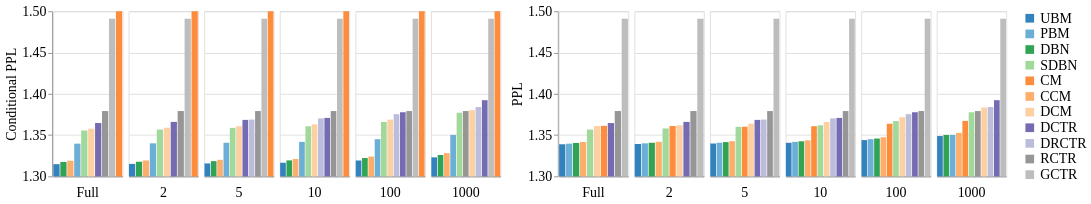

Source (notebook cell):
### Code cell
filtered_df = df[df.embedding == "Hashing Trick"]

chart_config = {
    "width": 80,
    "height": 190,
    "title": ""
}

def create_chart(y_field, y_title):
    """Create a bar chart with specified y-field and title."""
    return alt.Chart(filtered_df, **chart_config).mark_bar().encode(
        column=alt.Column(
            "compression_rate", 
            title="", 
            sort=["Full", "2", "5", "10", "100", "1000"], 
            spacing=5, 
            header=alt.Header(titleOrient='bottom', labelOrient='bottom')
        ),
        x=alt.X("model", sort="y", title="").axis(labels=False, ticks=False),
        y=alt.Y(y_field, title=y_title).scale(domain=(1.3, 1.5), clamp=True),
        color=alt.Color("model:N", title="", sort=sort_by).scale(range=["#3182bd", "#6baed6", "#31a354", "#a1d99b", "#fd8d3c", "#fdae6b", "#fdd0a2", "#756bb1", "#bcbddc", "#969696", "#bdbdbd"]),
    ).resolve_scale(x="independent", y="shared")

cond_ppl = create_chart("mean(test_cond_ppl)", "Conditional PPL")
ppl = create_chart("mean(test_ppl)", "PPL")

chart = (cond_ppl | ppl).configure_concat(spacing=10)
chart

### Figure 1 — Vega-Lite specification as saved in the notebook (floating-point values rounded to 4 significant figures; data arrays with more than 128 entries replaced by an {"elided": "..."} marker saying what was removed)
{"config": {"title": {"font": "serif", "fontWeight": "normal", "fontSize": 16}, "axis": {"titleFont": "serif", "titleFontWeight": "normal", "titleFontSize": 16, "labelFont": "serif", "labelFontWeight": "normal", "labelFontSize": 16}, "headerColumn": {"titleFont": "serif", "titleFontWeight": "normal", "titleFontSize": 16, "labelFont": "serif", "labelFontWeight": "normal", "labelFontSize": 16}, "headerRow": {"titleFont": "serif", "titleFontWeight": "normal", "titleFontSize": 16, "labelFont": "serif", "labelFontWeight": "normal", "labelFontSize": 16}, "legend": {"titleFont": "serif", "titleFontWeight": "normal", "titleFontSize": 16, "labelFont": "serif", "labelFontWeight": "normal", "labelFontSize": 16}, "text": {"font": "serif", "fontSize": 14}, "concat": {"spacing": 10}}, "hconcat": [{"mark": {"type": "bar"}, "encoding": {"color": {"field": "model", "scale": {"range": ["#3182bd", "#6baed6", "#31a354", "#a1d99b", "#fd8d3c", "#fdae6b", "#fdd0a2", "#756bb1", "#bcbddc", "#969696", "#bdbdbd"]}, "sort": ["UBM", "PBM", "DBN", "SDBN", "CM", "CCM", "DCM", "DCTR", "DRCTR", "RCTR", "GCTR"], "title": "", "type": "nominal"}, "column": {"field": "compression_rate", "header": {"labelOrient": "bottom", "titleOrient": "bottom"}, "sort": ["Full", "2", "5", "10", "100", "1000"], "spacing": 5, "title": "", "type": "nominal"}, "x": {"axis": {"labels": false, "ticks": false}, "field": "model", "sort": "y", "title": "", "type": "nominal"}, "y": {"aggregate": "mean", "field": "test_cond_ppl", "scale": {"domain": [1.3, 1.5], "clamp": true}, "title": "Conditional PPL", "type": "quantitative"}}, "height": 190, "resolve": {"scale": {"x": "independent", "y": "shared"}}, "title": "", "width": 80}, {"mark": {"type": "bar"}, "encoding": {"color": {"field": "model", "scale": {"range": ["#3182bd", "#6baed6", "#31a354", "#a1d99b", "#fd8d3c", "#fdae6b", "#fdd0a2", "#756bb1", "#bcbddc", "#969696", "#bdbdbd"]}, "sort": ["UBM", "PBM", "DBN", "SDBN", "CM", "CCM", "DCM", "DCTR", "DRCTR", "RCTR", "GCTR"], "title": "", "type": "nominal"}, "column": {"field": "compression_rate", "header": {"labelOrient": "bottom", "titleOrient": "bottom"}, "sort": ["Full", "2", "5", "10", "100", "1000"], "spacing": 5, "title": "", "type": "nominal"}, "x": {"axis": {"labels": false, "ticks": false}, "field": "model", "sort": "y", "title": "", "type": "nominal"}, "y": {"aggregate": "mean", "field": "test_ppl", "scale": {"domain": [1.3, 1.5], "clamp": true}, "title": "PPL", "type": "quantitative"}}, "height": 190, "resolve": {"scale": {"x": "independent", "y": "shared"}}, "title": "", "width": 80}], "data": {"name": "data-c3b188ae4ce8de45f21d74b118a0f008"}, "$schema": "https://vega.github.io/schema/vega-lite/v5.20.1.json", "datasets": {"data-c3b188ae4ce8de45f21d74b118a0f008": {"elided": "192 records"}}}
